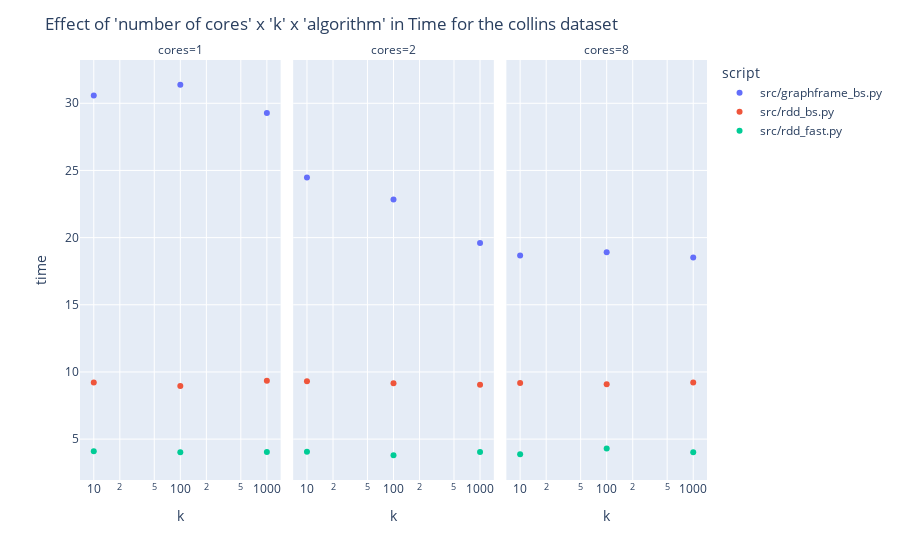

Write notebook code for a chart like this one.
### Code cell
fig = px.scatter(experiments_df,
                 x="k",
                 y="time",
                 log_x=True,
                 color="script",
                 facet_col="cores")

fig.update_layout(
    title=f"Effect of 'number of cores' x 'k' x 'algorithm' in Time for the collins dataset",
)
    
fig.show()

### Figure 1 — Plotly figure (JSON) as saved in the notebook; plotly's stock layout.template omitted (floating-point values rounded to 4 significant figures)
{"data": [{"hovertemplate": "script=src/graphframe_bs.py<br>cores=1<br>k=%{x}<br>time=%{y}<extra></extra>", "legendgroup": "src/graphframe_bs.py", "marker": {"color": "#636efa", "symbol": "circle"}, "mode": "markers", "name": "src/graphframe_bs.py", "orientation": "v", "showlegend": true, "type": "scatter", "x": [10, 100, 1000], "xaxis": "x", "y": [30.59, 31.38, 29.28], "yaxis": "y"}, {"hovertemplate": "script=src/graphframe_bs.py<br>cores=2<br>k=%{x}<br>time=%{y}<extra></extra>", "legendgroup": "src/graphframe_bs.py", "marker": {"color": "#636efa", "symbol": "circle"}, "mode": "markers", "name": "src/graphframe_bs.py", "orientation": "v", "showlegend": false, "type": "scatter", "x": [10, 100, 1000], "xaxis": "x2", "y": [24.48, 22.83, 19.6], "yaxis": "y2"}, {"hovertemplate": "script=src/graphframe_bs.py<br>cores=8<br>k=%{x}<br>time=%{y}<extra></extra>", "legendgroup": "src/graphframe_bs.py", "marker": {"color": "#636efa", "symbol": "circle"}, "mode": "markers", "name": "src/graphframe_bs.py", "orientation": "v", "showlegend": false, "type": "scatter", "x": [10, 100, 1000], "xaxis": "x3", "y": [18.67, 18.91, 18.51], "yaxis": "y3"}, {"hovertemplate": "script=src/rdd_bs.py<br>cores=1<br>k=%{x}<br>time=%{y}<extra></extra>", "legendgroup": "src/rdd_bs.py", "marker": {"color": "#EF553B", "symbol": "circle"}, "mode": "markers", "name": "src/rdd_bs.py", "orientation": "v", "showlegend": true, "type": "scatter", "x": [10, 100, 1000], "xaxis": "x", "y": [9.219, 8.948, 9.352], "yaxis": "y"}, {"hovertemplate": "script=src/rdd_bs.py<br>cores=2<br>k=%{x}<br>time=%{y}<extra></extra>", "legendgroup": "src/rdd_bs.py", "marker": {"color": "#EF553B", "symbol": "circle"}, "mode": "markers", "name": "src/rdd_bs.py", "orientation": "v", "showlegend": false, "type": "scatter", "x": [10, 100, 1000], "xaxis": "x2", "y": [9.313, 9.166, 9.044], "yaxis": "y2"}, {"hovertemplate": "script=src/rdd_bs.py<br>cores=8<br>k=%{x}<br>time=%{y}<extra></extra>", "legendgroup": "src/rdd_bs.py", "marker": {"color": "#EF553B", "symbol": "circle"}, "mode": "markers", "name": "src/rdd_bs.py", "orientation": "v", "showlegend": false, "type": "scatter", "x": [10, 100, 1000], "xaxis": "x3", "y": [9.171, 9.087, 9.211], "yaxis": "y3"}, {"hovertemplate": "script=src/rdd_fast.py<br>cores=1<br>k=%{x}<br>time=%{y}<extra></extra>", "legendgroup": "src/rdd_fast.py", "marker": {"color": "#00cc96", "symbol": "circle"}, "mode": "markers", "name": "src/rdd_fast.py", "orientation": "v", "showlegend": true, "type": "scatter", "x": [10, 100, 1000], "xaxis": "x", "y": [4.09, 4.031, 4.045], "yaxis": "y"}, {"hovertemplate": "script=src/rdd_fast.py<br>cores=2<br>k=%{x}<br>time=%{y}<extra></extra>", "legendgroup": "src/rdd_fast.py", "marker": {"color": "#00cc96", "symbol": "circle"}, "mode": "markers", "name": "src/rdd_fast.py", "orientation": "v", "showlegend": false, "type": "scatter", "x": [10, 100, 1000], "xaxis": "x2", "y": [4.059, 3.799, 4.034], "yaxis": "y2"}, {"hovertemplate": "script=src/rdd_fast.py<br>cores=8<br>k=%{x}<br>time=%{y}<extra></extra>", "legendgroup": "src/rdd_fast.py", "marker": {"color": "#00cc96", "symbol": "circle"}, "mode": "markers", "name": "src/rdd_fast.py", "orientation": "v", "showlegend": false, "type": "scatter", "x": [10, 100, 1000], "xaxis": "x3", "y": [3.867, 4.296, 4.025], "yaxis": "y3"}], "layout": {"annotations": [{"font": {}, "showarrow": false, "text": "cores=1", "x": 0.16, "xanchor": "center", "xref": "paper", "y": 1, "yanchor": "bottom", "yref": "paper"}, {"font": {}, "showarrow": false, "text": "cores=2", "x": 0.5, "xanchor": "center", "xref": "paper", "y": 1, "yanchor": "bottom", "yref": "paper"}, {"font": {}, "showarrow": false, "text": "cores=8", "x": 0.84, "xanchor": "center", "xref": "paper", "y": 1, "yanchor": "bottom", "yref": "paper"}], "legend": {"title": {"text": "script"}, "tracegroupgap": 0}, "margin": {"t": 60}, "title": {"text": "Effect of 'number of cores' x 'k' x 'algorithm' in Time for the collins dataset"}, "xaxis": {"anchor": "y", "domain": [0, 0.32], "title": {"text": "k"}, "type": "log"}, "xaxis2": {"anchor": "y2", "domain": [0.34, 0.66], "matches": "x", "title": {"text": "k"}, "type": "log"}, "xaxis3": {"anchor": "y3", "domain": [0.68, 1.0], "matches": "x", "title": {"text": "k"}, "type": "log"}, "yaxis": {"anchor": "x", "domain": [0, 1], "title": {"text": "time"}}, "yaxis2": {"anchor": "x2", "domain": [0, 1], "matches": "y", "showticklabels": false}, "yaxis3": {"anchor": "x3", "domain": [0, 1], "matches": "y", "showticklabels": false}}}
